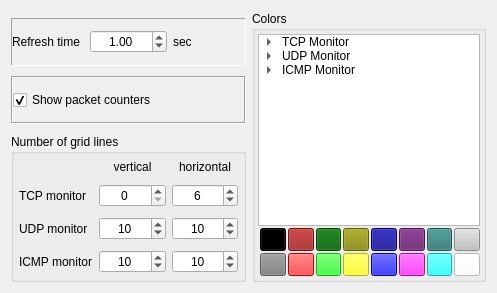
       <widget class="QWidget" name="tabIPMonitor">
        <attribute name="title">
         <string>IP Monitor</string>
        </attribute>
        <layout class="QHBoxLayout" name="horizontalLayout_12" stretch="1,1">
         <item>
          <layout class="QVBoxLayout" name="verticalLayout_5">
           <property name="spacing">
            <number>10</number>
           </property>
           <item>
            <spacer name="verticalSpacer_2">
             <property name="orientation">
              <enum>Qt::Vertical</enum>
             </property>
             <property name="sizeType">
              <enum>QSizePolicy::Fixed</enum>
             </property>
             <property name="sizeHint" stdset="0">
              <size>
               <width>20</width>
               <height>7</height>
              </size>
             </property>
            </spacer>
           </item>
           <item>
            <widget class="QFrame" name="frame_2">
             <property name="frameShape">
              <enum>QFrame::Panel</enum>
             </property>
             <property name="frameShadow">
              <enum>QFrame::Sunken</enum>
             </property>
             <layout class="QHBoxLayout" name="horizontalLayout_9">
              <property name="leftMargin">
               <number>0</number>
              </property>
              <property name="topMargin">
               <number>0</number>
              </property>
              <property name="rightMargin">
               <number>0</number>
              </property>
              <property name="bottomMargin">
               <number>0</number>
              </property>
              <item>
               <widget class="QLabel" name="lblRefreshTime">
                <property name="text">
                 <string>Refresh time</string>
                </property>
               </widget>
              </item>
              <item>
               <widget class="QDoubleSpinBox" name="dspinRefreshTime">
                <property name="sizePolicy">
                 <sizepolicy hsizetype="Minimum" vsizetype="Fixed">
                  <horstretch>0</horstretch>
                  <verstretch>0</verstretch>
                 </sizepolicy>
                </property>
                <property name="alignment">
                 <set>Qt::AlignCenter</set>
                </property>
                <property name="minimum">
                 <double>0.010000000000000</double>
                </property>
                <property name="maximum">
                 <double>86400.000000000000000</double>
                </property>
                <property name="singleStep">
                 <double>0.010000000000000</double>
                </property>
                <property name="value">
                 <double>1.000000000000000</double>
                </property>
               </widget>
              </item>
              <item>
               <widget class="QLabel" name="lblRefreshTimeSec">
                <property name="text">
                 <string>sec</string>
                </property>
               </widget>
              </item>
             </layout>
            </widget>
           </item>
           <item>
            <widget class="QFrame" name="frame_3">
             <property name="frameShape">
              <enum>QFrame::Box</enum>
             </property>
             <property name="frameShadow">
              <enum>QFrame::Sunken</enum>
             </property>
             <layout class="QHBoxLayout" name="horizontalLayout_8">
              <property name="leftMargin">
               <number>0</number>
              </property>
              <property name="topMargin">
               <number>0</number>
              </property>
              <property name="rightMargin">
               <number>0</number>
              </property>
              <property name="bottomMargin">
               <number>0</number>
              </property>
              <item>
               <widget class="QCheckBox" name="chkShowPacketCounters">
                <property name="sizePolicy">
                 <sizepolicy hsizetype="Minimum" vsizetype="Preferred">
                  <horstretch>0</horstretch>
                  <verstretch>0</verstretch>
                 </sizepolicy>
                </property>
                <property name="text">
                 <string>Show packet counters</string>
                </property>
                <property name="checked">
                 <bool>true</bool>
                </property>
               </widget>
              </item>
             </layout>
            </widget>
           </item>
           <item>
            <widget class="QGroupBox" name="gpNumbeOfGridLine">
             <property name="title">
              <string>Number of grid lines</string>
             </property>
             <layout class="QGridLayout" name="gridLayout">
              <property name="leftMargin">
               <number>5</number>
              </property>
              <property name="topMargin">
               <number>6</number>
              </property>
              <property name="rightMargin">
               <number>5</number>
              </property>
              <property name="bottomMargin">
               <number>6</number>
              </property>
              <property name="verticalSpacing">
               <number>10</number>
              </property>
              <item row="0" column="1">
               <widget class="QLabel" name="lblVertical">
                <property name="text">
                 <string>vertical</string>
                </property>
                <property name="alignment">
                 <set>Qt::AlignCenter</set>
                </property>
               </widget>
              </item>
              <item row="0" column="2">
               <widget class="QLabel" name="lblHorizontal">
                <property name="text">
                 <string>horizontal</string>
                </property>
                <property name="alignment">
                 <set>Qt::AlignCenter</set>
                </property>
               </widget>
              </item>
              <item row="1" column="0">
               <widget class="QLabel" name="lblTcpMonitor">
                <property name="text">
                 <string>TCP monitor</string>
                </property>
               </widget>
              </item>
              <item row="1" column="1">
               <widget class="QSpinBox" name="spinTcpMonitorVertical">
                <property name="alignment">
                 <set>Qt::AlignCenter</set>
                </property>
                <property name="maximum">
                 <number>100</number>
                </property>
               </widget>
              </item>
              <item row="1" column="2">
               <widget class="QSpinBox" name="spinTcpMonitorHorizontal">
                <property name="alignment">
                 <set>Qt::AlignCenter</set>
                </property>
                <property name="maximum">
                 <number>100</number>
                </property>
                <property name="value">
                 <number>6</number>
                </property>
               </widget>
              </item>
              <item row="2" column="0">
               <widget class="QLabel" name="lblUdpMonitor">
                <property name="text">
                 <string>UDP monitor</string>
                </property>
               </widget>
              </item>
              <item row="2" column="1">
               <widget class="QSpinBox" name="spinUdpMonitorVertical">
                <property name="alignment">
                 <set>Qt::AlignCenter</set>
                </property>
                <property name="maximum">
                 <number>100</number>
                </property>
                <property name="value">
                 <number>10</number>
                </property>
               </widget>
              </item>
              <item row="2" column="2">
               <widget class="QSpinBox" name="spinUdpMonitorHorizontal">
                <property name="alignment">
                 <set>Qt::AlignCenter</set>
                </property>
                <property name="maximum">
                 <number>100</number>
                </property>
                <property name="value">
                 <number>10</number>
                </property>
               </widget>
              </item>
              <item row="3" column="0">
               <widget class="QLabel" name="lblIcmpMonitor">
                <property name="text">
                 <string>ICMP monitor</string>
                </property>
               </widget>
              </item>
              <item row="3" column="1">
               <widget class="QSpinBox" name="spinIcmpMonitorVertical">
                <property name="alignment">
                 <set>Qt::AlignCenter</set>
                </property>
                <property name="maximum">
                 <number>100</number>
                </property>
                <property name="value">
                 <number>10</number>
                </property>
               </widget>
              </item>
              <item row="3" column="2">
               <widget class="QSpinBox" name="spinIcmpMonitorHorizontal">
                <property name="alignment">
                 <set>Qt::AlignCenter</set>
                </property>
                <property name="maximum">
                 <number>100</number>
                </property>
                <property name="value">
                 <number>10</number>
                </property>
               </widget>
              </item>
             </layout>
            </widget>
           </item>
          </layout>
         </item>
         <item>
          <widget class="QGroupBox" name="gpColor">
           <property name="title">
            <string>Colors</string>
           </property>
           <layout class="QVBoxLayout" name="verticalLayout_6">
            <property name="spacing">
             <number>2</number>
            </property>
            <property name="leftMargin">
             <number>3</number>
            </property>
            <property name="topMargin">
             <number>3</number>
            </property>
            <property name="rightMargin">
             <number>3</number>
            </property>
            <property name="bottomMargin">
             <number>3</number>
            </property>
            <item>
             <widget class="QTreeWidget" name="trwMonitorColors">
              <attribute name="headerVisible">
               <bool>false</bool>
              </attribute>
              <column>
               <property name="text">
                <string>1</string>
               </property>
              </column>
              <item>
               <property name="text">
                <string>TCP Monitor</string>
               </property>
               <item>
                <property name="text">
                 <string>Background</string>
                </property>
               </item>
               <item>
                <property name="text">
                 <string>Grid</string>
                </property>
               </item>
               <item>
                <property name="text">
                 <string>In Packets</string>
                </property>
               </item>
               <item>
                <property name="text">
                 <string>Out Packets</string>
                </property>
               </item>
              </item>
              <item>
               <property name="text">
                <string>UDP Monitor</string>
               </property>
               <item>
                <property name="text">
                 <string>Background</string>
                </property>
               </item>
               <item>
                <property name="text">
                 <string>Grid</string>
                </property>
               </item>
               <item>
                <property name="text">
                 <string>In Packets</string>
                </property>
               </item>
               <item>
                <property name="text">
                 <string>Out Packets</string>
                </property>
               </item>
               <item>
                <property name="text">
                 <string>Error</string>
                </property>
               </item>
              </item>
              <item>
               <property name="text">
                <string>ICMP Monitor</string>
               </property>
               <item>
                <property name="text">
                 <string>Background</string>
                </property>
               </item>
               <item>
                <property name="text">
                 <string>Grid</string>
                </property>
               </item>
               <item>
                <property name="text">
                 <string>In Packets</string>
                </property>
               </item>
               <item>
                <property name="text">
                 <string>Out Packets</string>
                </property>
               </item>
               <item>
                <property name="text">
                 <string>Error</string>
                </property>
               </item>
              </item>
             </widget>
            </item>
            <item>
             <layout class="QHBoxLayout" name="loColor1">
              <property name="spacing">
               <number>2</number>
              </property>
              <property name="leftMargin">
               <number>2</number>
              </property>
              <item>
               <widget class="QToolButton" name="btnColor11">
                <property name="sizePolicy">
                 <sizepolicy hsizetype="Preferred" vsizetype="Fixed">
                  <horstretch>0</horstretch>
                  <verstretch>0</verstretch>
                 </sizepolicy>
                </property>
                <property name="styleSheet">
                 <string notr="true">background-color: rgb(0, 0, 0);</string>
                </property>
                <property name="text">
                 <string/>
                </property>
                <property name="iconSize">
                 <size>
                  <width>16</width>
                  <height>16</height>
                 </size>
                </property>
                <property name="checkable">
                 <bool>true</bool>
                </property>
                <attribute name="buttonGroup">
                 <string notr="true">btnGroupColors</string>
                </attribute>
               </widget>
              </item>
              <item>
               <widget class="QToolButton" name="btnColor12">
                <property name="sizePolicy">
                 <sizepolicy hsizetype="Preferred" vsizetype="Fixed">
                  <horstretch>0</horstretch>
                  <verstretch>0</verstretch>
                 </sizepolicy>
                </property>
                <property name="styleSheet">
                 <string notr="true">background-color: rgb(149, 22, 19);</string>
                </property>
                <property name="text">
                 <string/>
                </property>
                <property name="iconSize">
                 <size>
                  <width>16</width>
                  <height>16</height>
                 </size>
                </property>
                <property name="checkable">
                 <bool>true</bool>
                </property>
                <attribute name="buttonGroup">
                 <string notr="true">btnGroupColors</string>
                </attribute>
               </widget>
              </item>
              <item>
               <widget class="QToolButton" name="btnColor13">
                <property name="sizePolicy">
                 <sizepolicy hsizetype="Preferred" vsizetype="Fixed">
                  <horstretch>0</horstretch>
                  <verstretch>0</verstretch>
                 </sizepolicy>
                </property>
                <property name="styleSheet">
                 <string notr="true">background-color: rgb(0, 94, 0);</string>
                </property>
                <property name="text">
                 <string/>
                </property>
                <property name="iconSize">
                 <size>
                  <width>16</width>
                  <height>16</height>
                 </size>
                </property>
                <property name="checkable">
                 <bool>true</bool>
                </property>
                <attribute name="buttonGroup">
                 <string notr="true">btnGroupColors</string>
                </attribute>
               </widget>
              </item>
              <item>
               <widget class="QToolButton" name="btnColor14">
                <property name="sizePolicy">
                 <sizepolicy hsizetype="Preferred" vsizetype="Fixed">
                  <horstretch>0</horstretch>
                  <verstretch>0</verstretch>
                 </sizepolicy>
                </property>
                <property name="styleSheet">
                 <string notr="true">background-color: rgb(135, 135, 1);</string>
                </property>
                <property name="text">
                 <string/>
                </property>
                <property name="iconSize">
                 <size>
                  <width>16</width>
                  <height>16</height>
                 </size>
                </property>
                <property name="checkable">
                 <bool>true</bool>
                </property>
                <attribute name="buttonGroup">
                 <string notr="true">btnGroupColors</string>
                </attribute>
               </widget>
              </item>
              <item>
               <widget class="QToolButton" name="btnColor15">
                <property name="sizePolicy">
                 <sizepolicy hsizetype="Preferred" vsizetype="Fixed">
                  <horstretch>0</horstretch>
                  <verstretch>0</verstretch>
                 </sizepolicy>
                </property>
                <property name="styleSheet">
                 <string notr="true">background-color: rgb(6, 3, 133);</string>
                </property>
                <property name="text">
                 <string/>
                </property>
                <property name="iconSize">
                 <size>
                  <width>16</width>
                  <height>16</height>
                 </size>
                </property>
                <property name="checkable">
                 <bool>true</bool>
                </property>
                <attribute name="buttonGroup">
                 <string notr="true">btnGroupColors</string>
                </attribute>
               </widget>
              </item>
              <item>
               <widget class="QToolButton" name="btnColor16">
                <property name="sizePolicy">
                 <sizepolicy hsizetype="Preferred" vsizetype="Fixed">
                  <horstretch>0</horstretch>
                  <verstretch>0</verstretch>
                 </sizepolicy>
                </property>
                <property name="styleSheet">
                 <string notr="true">background-color: rgb(102, 28, 108);</string>
                </property>
                <property name="text">
                 <string/>
                </property>
                <property name="iconSize">
                 <size>
                  <width>16</width>
                  <height>16</height>
                 </size>
                </property>
                <property name="checkable">
                 <bool>true</bool>
                </property>
                <attribute name="buttonGroup">
                 <string notr="true">btnGroupColors</string>
                </attribute>
               </widget>
              </item>
              <item>
               <widget class="QToolButton" name="btnColor17">
                <property name="sizePolicy">
                 <sizepolicy hsizetype="Preferred" vsizetype="Fixed">
                  <horstretch>0</horstretch>
                  <verstretch>0</verstretch>
                 </sizepolicy>
                </property>
                <property name="styleSheet">
                 <string notr="true">background-color: rgb(41,118, 113);</string>
                </property>
                <property name="text">
                 <string/>
                </property>
                <property name="iconSize">
                 <size>
                  <width>16</width>
                  <height>16</height>
                 </size>
                </property>
                <property name="checkable">
                 <bool>true</bool>
                </property>
                <attribute name="buttonGroup">
                 <string notr="true">btnGroupColors</string>
                </attribute>
               </widget>
              </item>
              <item>
               <widget class="QToolButton" name="btnColor18">
                <property name="sizePolicy">
                 <sizepolicy hsizetype="Preferred" vsizetype="Fixed">
                  <horstretch>0</horstretch>
                  <verstretch>0</verstretch>
                 </sizepolicy>
                </property>
                <property name="styleSheet">
                 <string notr="true">background-color: rgb(192, 192, 192);</string>
                </property>
                <property name="text">
                 <string/>
                </property>
                <property name="iconSize">
                 <size>
                  <width>16</width>
                  <height>16</height>
                 </size>
                </property>
                <property name="checkable">
                 <bool>true</bool>
                </property>
                <attribute name="buttonGroup">
                 <string notr="true">btnGroupColors</string>
                </attribute>
               </widget>
              </item>
             </layout>
            </item>
            <item>
             <layout class="QHBoxLayout" name="loColor2">
              <property name="spacing">
               <number>2</number>
              </property>
              <property name="leftMargin">
               <number>2</number>
              </property>
              <item>
               <widget class="QToolButton" name="btnColor21">
                <property name="sizePolicy">
                 <sizepolicy hsizetype="Preferred" vsizetype="Fixed">
                  <horstretch>0</horstretch>
                  <verstretch>0</verstretch>
                 </sizepolicy>
                </property>
                <property name="styleSheet">
                 <string notr="true">background-color: rgb(128, 128, 128);</string>
                </property>
                <property name="text">
                 <string/>
                </property>
                <property name="iconSize">
                 <size>
                  <width>16</width>
                  <height>16</height>
                 </size>
                </property>
                <property name="checkable">
                 <bool>true</bool>
                </property>
                <attribute name="buttonGroup">
                 <string notr="true">btnGroupColors</string>
                </attribute>
               </widget>
              </item>
              <item>
               <widget class="QToolButton" name="btnColor22">
                <property name="sizePolicy">
                 <sizepolicy hsizetype="Preferred" vsizetype="Fixed">
                  <horstretch>0</horstretch>
                  <verstretch>0</verstretch>
                 </sizepolicy>
                </property>
                <property name="styleSheet">
                 <string notr="true">background-color: rgb(255, 0, 0);</string>
                </property>
                <property name="text">
                 <string/>
                </property>
                <property name="iconSize">
                 <size>
                  <width>16</width>
                  <height>16</height>
                 </size>
                </property>
                <property name="checkable">
                 <bool>true</bool>
                </property>
                <attribute name="buttonGroup">
                 <string notr="true">btnGroupColors</string>
                </attribute>
               </widget>
              </item>
              <item>
               <widget class="QToolButton" name="btnColor23">
                <property name="sizePolicy">
                 <sizepolicy hsizetype="Preferred" vsizetype="Fixed">
                  <horstretch>0</horstretch>
                  <verstretch>0</verstretch>
                 </sizepolicy>
                </property>
                <property name="styleSheet">
                 <string notr="true">background-color: rgb(0, 255, 0);</string>
                </property>
                <property name="text">
                 <string/>
                </property>
                <property name="iconSize">
                 <size>
                  <width>16</width>
                  <height>16</height>
                 </size>
                </property>
                <property name="checkable">
                 <bool>true</bool>
                </property>
                <attribute name="buttonGroup">
                 <string notr="true">btnGroupColors</string>
                </attribute>
               </widget>
              </item>
              <item>
               <widget class="QToolButton" name="btnColor24">
                <property name="sizePolicy">
                 <sizepolicy hsizetype="Preferred" vsizetype="Fixed">
                  <horstretch>0</horstretch>
                  <verstretch>0</verstretch>
                 </sizepolicy>
                </property>
                <property name="styleSheet">
                 <string notr="true">background-color: rgb(255, 255, 0);</string>
                </property>
                <property name="text">
                 <string/>
                </property>
                <property name="iconSize">
                 <size>
                  <width>16</width>
                  <height>16</height>
                 </size>
                </property>
                <property name="checkable">
                 <bool>true</bool>
                </property>
                <attribute name="buttonGroup">
                 <string notr="true">btnGroupColors</string>
                </attribute>
               </widget>
              </item>
              <item>
               <widget class="QToolButton" name="btnColor25">
                <property name="sizePolicy">
                 <sizepolicy hsizetype="Preferred" vsizetype="Fixed">
                  <horstretch>0</horstretch>
                  <verstretch>0</verstretch>
                 </sizepolicy>
                </property>
                <property name="styleSheet">
                 <string notr="true">background-color: rgb(0, 0, 210);</string>
                </property>
                <property name="text">
                 <string/>
                </property>
                <property name="iconSize">
                 <size>
                  <width>16</width>
                  <height>16</height>
                 </size>
                </property>
                <property name="checkable">
                 <bool>true</bool>
                </property>
                <attribute name="buttonGroup">
                 <string notr="true">btnGroupColors</string>
                </attribute>
               </widget>
              </item>
              <item>
               <widget class="QToolButton" name="btnColor26">
                <property name="sizePolicy">
                 <sizepolicy hsizetype="Preferred" vsizetype="Fixed">
                  <horstretch>0</horstretch>
                  <verstretch>0</verstretch>
                 </sizepolicy>
                </property>
                <property name="styleSheet">
                 <string notr="true">background-color: rgb(255, 0, 255);</string>
                </property>
                <property name="text">
                 <string/>
                </property>
                <property name="iconSize">
                 <size>
                  <width>16</width>
                  <height>16</height>
                 </size>
                </property>
                <property name="checkable">
                 <bool>true</bool>
                </property>
                <attribute name="buttonGroup">
                 <string notr="true">btnGroupColors</string>
                </attribute>
               </widget>
              </item>
              <item>
               <widget class="QToolButton" name="btnColor27">
                <property name="sizePolicy">
                 <sizepolicy hsizetype="Preferred" vsizetype="Fixed">
                  <horstretch>0</horstretch>
                  <verstretch>0</verstretch>
                 </sizepolicy>
                </property>
                <property name="styleSheet">
                 <string notr="true">background-color: rgb(0, 255, 255);</string>
                </property>
                <property name="text">
                 <string/>
                </property>
                <property name="iconSize">
                 <size>
                  <width>16</width>
                  <height>16</height>
                 </size>
                </property>
                <property name="checkable">
                 <bool>true</bool>
                </property>
                <attribute name="buttonGroup">
                 <string notr="true">btnGroupColors</string>
                </attribute>
               </widget>
              </item>
              <item>
               <widget class="QToolButton" name="btnColor28">
                <property name="sizePolicy">
                 <sizepolicy hsizetype="Preferred" vsizetype="Fixed">
                  <horstretch>0</horstretch>
                  <verstretch>0</verstretch>
                 </sizepolicy>
                </property>
                <property name="styleSheet">
                 <string notr="true">background-color: rgb(255, 255, 255);</string>
                </property>
                <property name="text">
                 <string/>
                </property>
                <property name="iconSize">
                 <size>
                  <width>16</width>
                  <height>16</height>
                 </size>
                </property>
                <property name="checkable">
                 <bool>true</bool>
                </property>
                <attribute name="buttonGroup">
                 <string notr="true">btnGroupColors</string>
                </attribute>
               </widget>
              </item>
             </layout>
            </item>
           </layout>
          </widget>
         </item>
        </layout>
       </widget>
